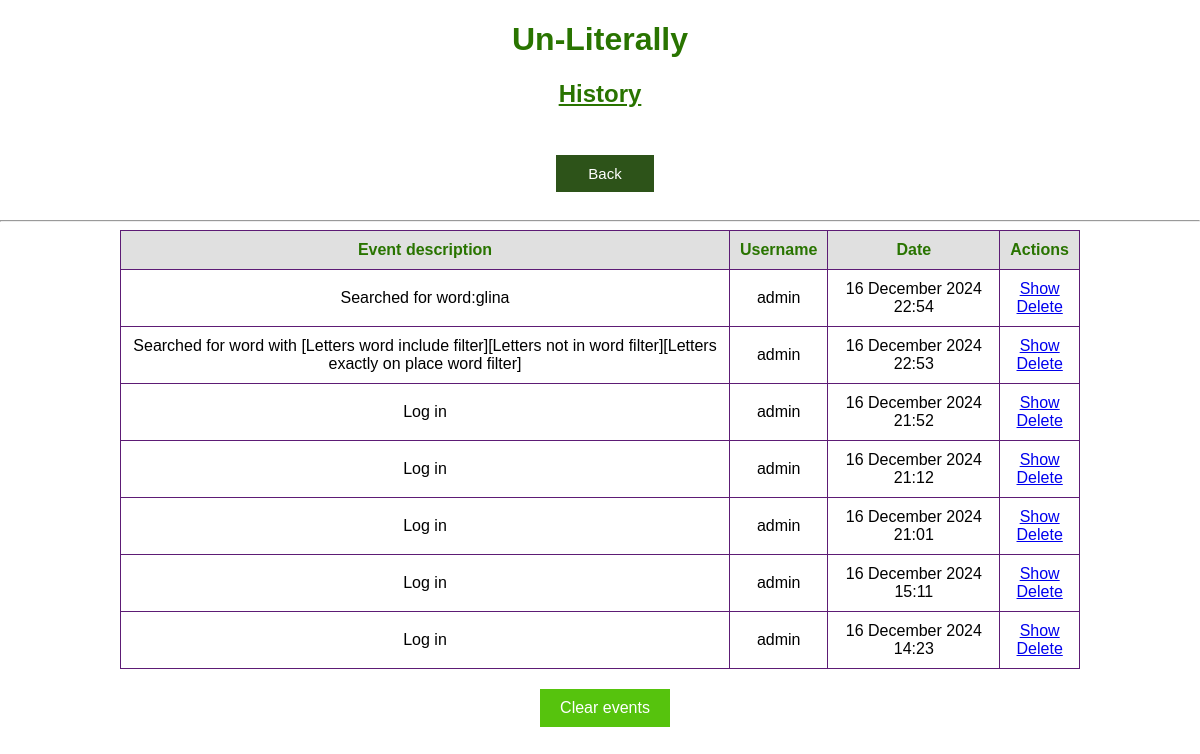
/history (signed in), run on an earlier commit of the app's database.
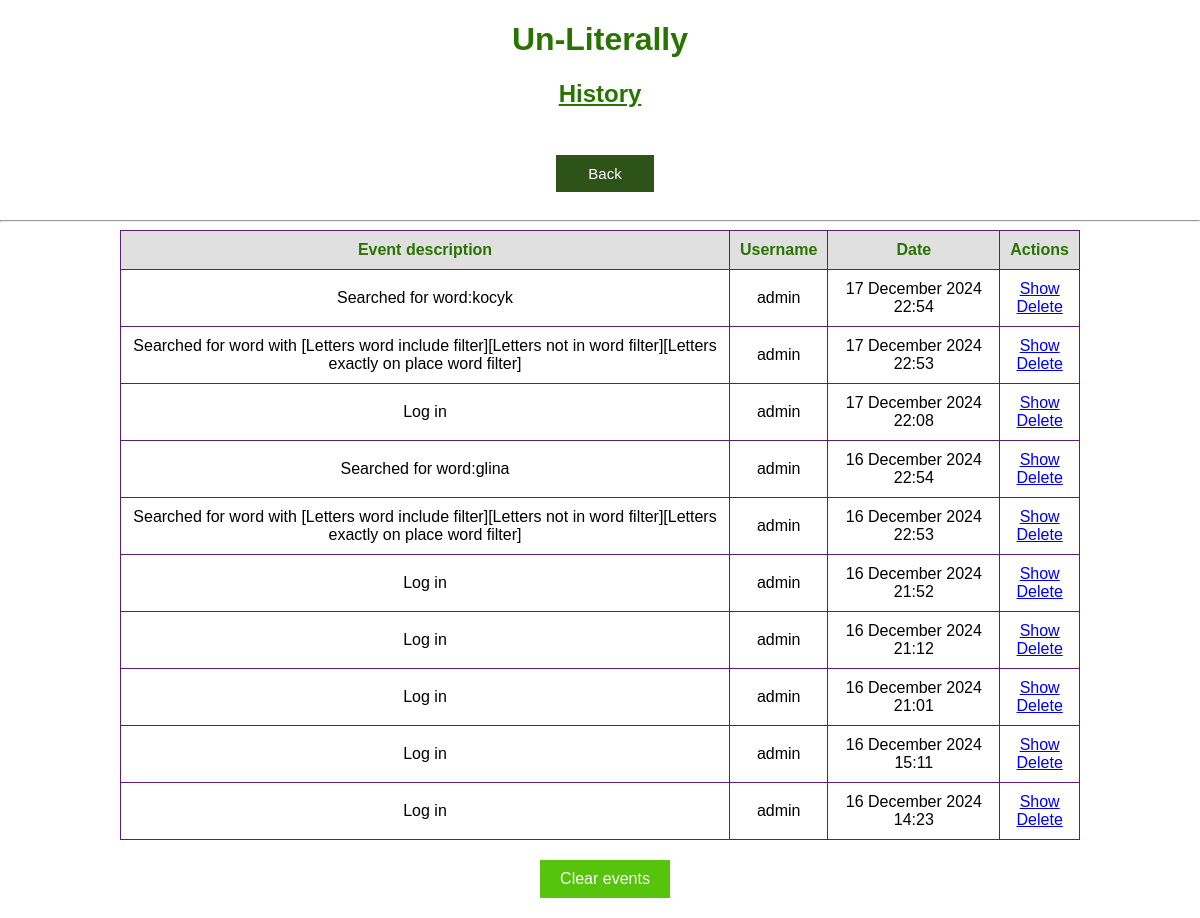
And on a later commit of the database.
### app.py (models this page shows)
class History(db.Model):
    id = db.Column(db.Integer, primary_key=True)
    date = db.Column(db.DateTime, default=datetime.utcnow)
    action = db.Column(db.String(5000), nullable=False)
    user = db.Column(db.String(50), nullable=False)

### app.py (the view)
@app.route('/history', methods=['GET'])
@login_required
def history():
    events = History.query.order_by(History.date.desc()).all()
    return render_template('history.html', events=events)

### app.py (called while the page is built)
@login_manager.user_loader
def load_user(user_id):
    return User.query.get(user_id)

### templates/history.html (shortened to what this page needs)
{% extends 'base.html' %}
{% block body %}
<div class="name">
    <h1 style="text-align: center; color: #297400; font-family: Arial; font-weight: bold;">Un-Literally</h1>
    <h2 style="text-align: center; color: #297400; text-decoration: underline; font-family: Arial; font-weight: bold;">History</h2>
</div>
<div>
    <div class="container_column">
        <button class="back_button" onclick="window.location='/menu'" style="margin-left: 10px;">Back</button>
    </div>
    <hr>
    <div class="container_row">
        {% if events|length < 1 %}
            <h4 style="text-align: center;">There is no history saved</h4>
        {% else %}
            <table>
                <tr>
                    <th>Event description</th>
                    <th>Username</th>
                    <th>Date</th>
                    <th>Actions</th>
                </tr>
                {% for event in events %}
                    <tr>
                        <td>{% if event.action|length > 150 %}
                            {{ event.action[:150] + ' ...' }}
                        {% else %}
                            {{ event.action }}
                        {% endif %}
                        </td>
                        <td>{{ event.user }}</td>
                        <td>{{ event.date.strftime("%d %B %Y %H:%M") }}</td>
                        <td>
                            <a href="/show/event_{{event.id}}">Show</a>
                            <br>
                            <a href="/delete/event_{{event.id}}">Delete</a>
                        </td>
                    </tr>
                {% endfor %}
            </table>
        {% endif %}
    </div>
</div>
<div class="container_column">
    <button class="accept_button" onclick="window.location='/delete/events'" style="margin-left: 10px;">Clear events</button>
</div>
{% endblock %}

### templates/base.html (shortened to what this page needs)
<!DOCTYPE html>
<html lang="en">
    <head>
        <link rel="stylesheet" href="{{ url_for('static', filename='css/main.css') }}">
    </head>
    <body>
        {% block body %}{% endblock %}
    </body>
</html>

### static/css/main.css (style rules this page uses)
body, html { margin: 0; font-family: sans-serif; background-color: #FFFFFF; }
.name { margin: 0 auto; width: 400px; }
table { border-collapse: collapse; width: 80%; margin: auto; border: 1px solid #5d1c75; }
th, td { padding: 10px; text-align: center; border: 1px solid #5d1c75; }
th { background-color: #e0e0e0; color: #297400; }
.back_button { background-color: #2d5319; border: none; color: white; padding: 10px 32px; text-align: center; text-decoration: none; display: inline-block; font-size: 15px; margin: 7px 0px 0px 0px; cursor: pointer; }
.container_column { display: flex; flex-direction: column; align-items: center; padding: 20px; margin: auto; max-width: 1000px; width: 90%; box-sizing: border-box; }
.container_row { display: flex; justify-content: center; align-items: center; width: 100%; margin: auto; }
button { padding: 10px 20px; font-size: 16px; border: none; cursor: pointer; transition: background-color 0.3s; }
button, input[type="submit"] { padding: 15px 40px; font-size: 18px; border: none; cursor: pointer; transition: background-color 0.3s; }
.accept_button, .back_button_v2 { padding: 10px 20px; font-size: 16px; border: none; cursor: pointer; transition: background-color 0.3s; }
.accept_button { background-color: #56c30d; color: white; }

What changed in the data, as far as the page shows it:
added History: action "Searched for word:kocyk", user "admin", date "17 December 2024 22:54"
added History: action "Searched for word with [Letters word include filter][Letters not in word filter][Letters exactly on place word filter]", user "admin", date "17 December 2024 22:53"
added History: action "Log in", user "admin", date "17 December 2024 22:08"
